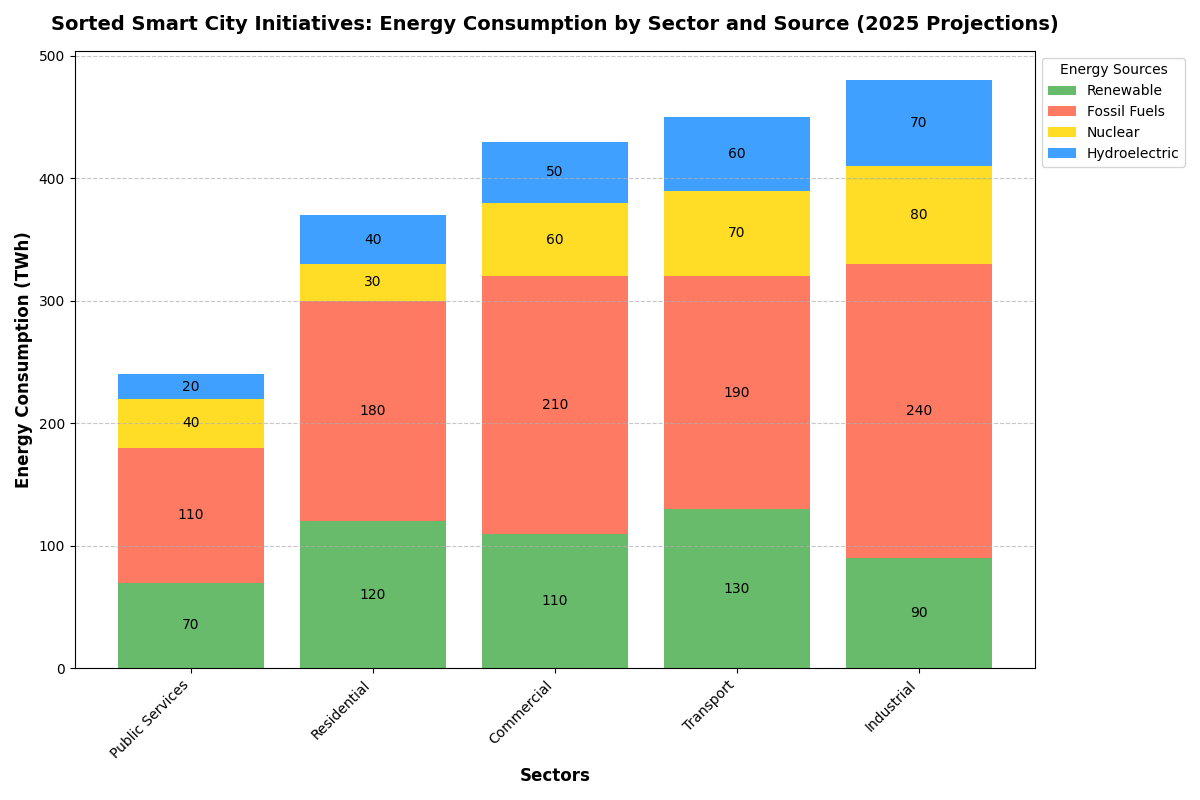

This figure's Python source:
import matplotlib.pyplot as plt
import numpy as np

# Sectors and energy sources
sectors = ['Residential', 'Commercial', 'Industrial', 'Public Services', 'Transport']
energy_sources = ['Renewable', 'Fossil Fuels', 'Nuclear', 'Hydroelectric']

# Projected energy consumption data (in terawatt-hours, TWh)
energy_consumption = np.array([
    [120, 180, 30, 40],  # Residential
    [110, 210, 60, 50],  # Commercial
    [90, 240, 80, 70],   # Industrial
    [70, 110, 40, 20],   # Public Services
    [130, 190, 70, 60]   # Transport
])

# Calculate total energy consumption for each sector
total_energy = energy_consumption.sum(axis=1)

# Sort sectors and energy consumption based on total energy
sorted_indices = np.argsort(total_energy)
sectors_sorted = [sectors[i] for i in sorted_indices]
energy_consumption_sorted = energy_consumption[sorted_indices]

# Create figure and axes for the bar chart
fig, ax = plt.subplots(figsize=(12, 8))

# Colors for each energy source
source_colors = ['#4CAF50', '#FF6347', '#FFD700', '#1E90FF']

# Plot each energy source on top of the previous one
bottom = np.zeros(len(sectors))
for i, source in enumerate(energy_sources):
    ax.bar(sectors_sorted, energy_consumption_sorted[:, i], label=source, color=source_colors[i], alpha=0.85, bottom=bottom)
    bottom += energy_consumption_sorted[:, i]

# Add labels and title
ax.set_ylabel('Energy Consumption (TWh)', fontsize=12, fontweight='bold')
ax.set_xlabel('Sectors', fontsize=12, fontweight='bold')
ax.set_title('Sorted Smart City Initiatives: Energy Consumption by Sector and Source (2025 Projections)', 
             fontsize=14, fontweight='bold', pad=15)

# Adding legend
ax.legend(title='Energy Sources', loc='upper left', bbox_to_anchor=(1, 1), fontsize=10)

# Customize tick labels
ax.set_xticks(np.arange(len(sectors)))
ax.set_xticklabels(sectors_sorted, rotation=45, ha='right', fontsize=10)

# Adding a grid for better readability
ax.yaxis.grid(True, linestyle='--', alpha=0.7)

# Annotate each bar segment with its value
for bar in ax.patches:
    height = bar.get_height()
    if height > 0:
        ax.text(
            bar.get_x() + bar.get_width() / 2,
            bar.get_y() + height / 2,
            f'{int(height)}',
            ha='center', va='center',
            fontsize=10, color='black'
        )

# Automatically adjust layout for better presentation
plt.tight_layout()

# Display the chart
plt.show()
